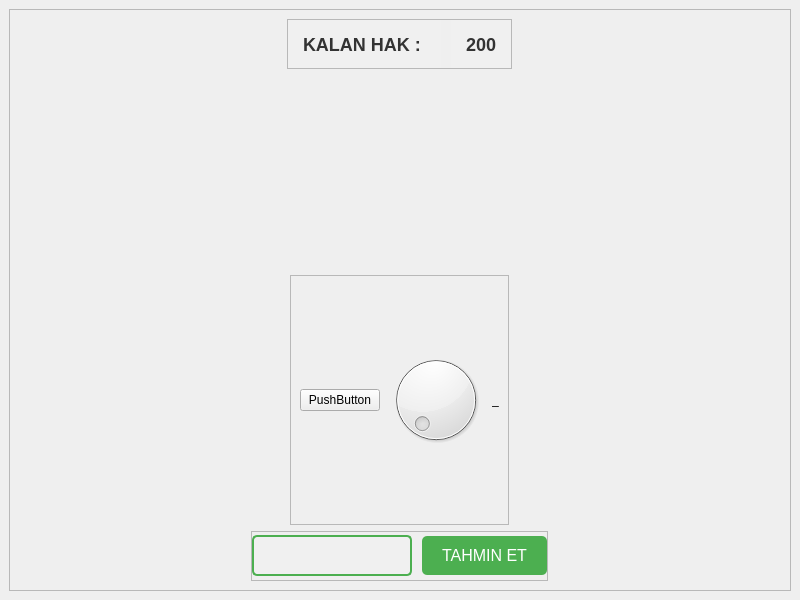
<?xml version="1.0" encoding="UTF-8"?>
<ui version="4.0">
 <class>MainWindow</class>
 <widget class="QMainWindow" name="MainWindow">
  <property name="geometry">
   <rect>
    <x>0</x>
    <y>0</y>
    <width>800</width>
    <height>600</height>
   </rect>
  </property>
  <property name="windowTitle">
   <string>MainWindow</string>
  </property>
  <widget class="QWidget" name="centralwidget">
   <layout class="QVBoxLayout" name="verticalLayout_2">
    <item>
     <widget class="QFrame" name="main_frame">
      <property name="frameShape">
       <enum>QFrame::StyledPanel</enum>
      </property>
      <property name="frameShadow">
       <enum>QFrame::Raised</enum>
      </property>
      <layout class="QVBoxLayout" name="verticalLayout">
       <item alignment="Qt::AlignHCenter|Qt::AlignTop">
        <widget class="QFrame" name="hak_sayi_frame">
         <property name="minimumSize">
          <size>
           <width>0</width>
           <height>50</height>
          </size>
         </property>
         <property name="maximumSize">
          <size>
           <width>16777215</width>
           <height>50</height>
          </size>
         </property>
         <property name="styleSheet">
          <string notr="true">#frame {
border: 1px solid #4CAF50; /* Yeşil kenarlık */
    border-radius: 5px; /* Kenarları yuvarlat */
}</string>
         </property>
         <property name="frameShape">
          <enum>QFrame::StyledPanel</enum>
         </property>
         <property name="frameShadow">
          <enum>QFrame::Raised</enum>
         </property>
         <layout class="QHBoxLayout" name="horizontalLayout">
          <property name="spacing">
           <number>10</number>
          </property>
          <property name="leftMargin">
           <number>0</number>
          </property>
          <property name="topMargin">
           <number>0</number>
          </property>
          <property name="rightMargin">
           <number>0</number>
          </property>
          <property name="bottomMargin">
           <number>0</number>
          </property>
          <item alignment="Qt::AlignHCenter">
           <widget class="QLabel" name="hak_saiyisi_lable">
            <property name="styleSheet">
             <string notr="true">QLabel {
    color: #333; /* Koyu gri yazı rengi */
    background-color: #f0f0f0; /* Hafif gri arka plan */
    padding: 10px; /* İç dolgu */
    font-size: 18px; /* Yazı boyutu */
    font-weight: bold; /* Kalın yazı */
    text-align: center; /* Yazıyı ortala */
}</string>
            </property>
            <property name="text">
             <string>KALAN HAK : </string>
            </property>
           </widget>
          </item>
          <item alignment="Qt::AlignHCenter">
           <widget class="QLabel" name="hak_sayisi">
            <property name="styleSheet">
             <string notr="true">QLabel {
    color: #333; /* Koyu gri yazı rengi */
    background-color: #f0f0f0; /* Hafif gri arka plan */
    padding: 10px; /* İç dolgu */
    font-size: 18px; /* Yazı boyutu */
    font-weight: bold; /* Kalın yazı */
    text-align: center; /* Yazıyı ortala */
}</string>
            </property>
            <property name="text">
             <string>200</string>
            </property>
           </widget>
          </item>
         </layout>
        </widget>
       </item>
       <item alignment="Qt::AlignHCenter">
        <widget class="QFrame" name="tahminler_frame">
         <property name="frameShape">
          <enum>QFrame::StyledPanel</enum>
         </property>
         <property name="frameShadow">
          <enum>QFrame::Raised</enum>
         </property>
         <layout class="QHBoxLayout" name="horizontalLayout_2">
          <item>
           <widget class="QPushButton" name="pushButton">
            <property name="text">
             <string>PushButton</string>
            </property>
           </widget>
          </item>
          <item>
           <widget class="QDial" name="dial"/>
          </item>
          <item>
           <widget class="QLabel" name="label_3">
            <property name="styleSheet">
             <string notr="true">color: rgb(0, 0, 0);
font: 75 36pt &quot;MS Shell Dlg 2&quot;;</string>
            </property>
            <property name="text">
             <string>_</string>
            </property>
           </widget>
          </item>
         </layout>
        </widget>
       </item>
       <item alignment="Qt::AlignHCenter">
        <widget class="QFrame" name="tahmin_frame">
         <property name="minimumSize">
          <size>
           <width>0</width>
           <height>50</height>
          </size>
         </property>
         <property name="maximumSize">
          <size>
           <width>16777215</width>
           <height>50</height>
          </size>
         </property>
         <property name="frameShape">
          <enum>QFrame::StyledPanel</enum>
         </property>
         <property name="frameShadow">
          <enum>QFrame::Raised</enum>
         </property>
         <layout class="QHBoxLayout" name="horizontalLayout_3">
          <property name="spacing">
           <number>10</number>
          </property>
          <property name="leftMargin">
           <number>0</number>
          </property>
          <property name="topMargin">
           <number>0</number>
          </property>
          <property name="rightMargin">
           <number>0</number>
          </property>
          <property name="bottomMargin">
           <number>0</number>
          </property>
          <item>
           <widget class="QLineEdit" name="tahmin_linedit">
            <property name="styleSheet">
             <string notr="true">QLineEdit {
    background-color: #f0f0f0; /* Hafif gri arka plan */
    color: #333; /* Koyu gri yazı rengi */
    border: 2px solid #4CAF50; /* Yeşil kenarlık */
    padding: 8px; /* İç dolgu */
    font-size: 16px; /* Yazı boyutu */
    border-radius: 5px; /* Kenarları yuvarlat */
}

QLineEdit:focus {
    border: 2px solid #45a049; /* Odaklanıldığında daha koyu yeşil kenarlık */
    background-color: #e0e0e0; /* Daha koyu gri arka plan */
}</string>
            </property>
           </widget>
          </item>
          <item>
           <widget class="QPushButton" name="tahmin_butonu">
            <property name="styleSheet">
             <string notr="true">QPushButton {
    background-color: #4CAF50; /* Yeşil arka plan rengi */
    color: white; /* Beyaz yazı rengi */
    border: none; /* Kenarlık yok */
    padding: 10px 20px; /* İç dolgu */
    text-align: center; /* Yazıyı ortala */
    font-size: 16px; /* Yazı boyutu */
    border-radius: 5px; /* Kenarları yuvarlat */
}

QPushButton:hover {
    background-color: #45a049; /* Hover durumunda daha koyu yeşil */
}

QPushButton:pressed {
    background-color: #388E3C; /* Tıklanınca daha koyu renk */
    border: none;
}</string>
            </property>
            <property name="text">
             <string>TAHMIN ET</string>
            </property>
           </widget>
          </item>
         </layout>
        </widget>
       </item>
      </layout>
     </widget>
    </item>
   </layout>
  </widget>
 </widget>
 <resources/>
 <connections/>
</ui>
